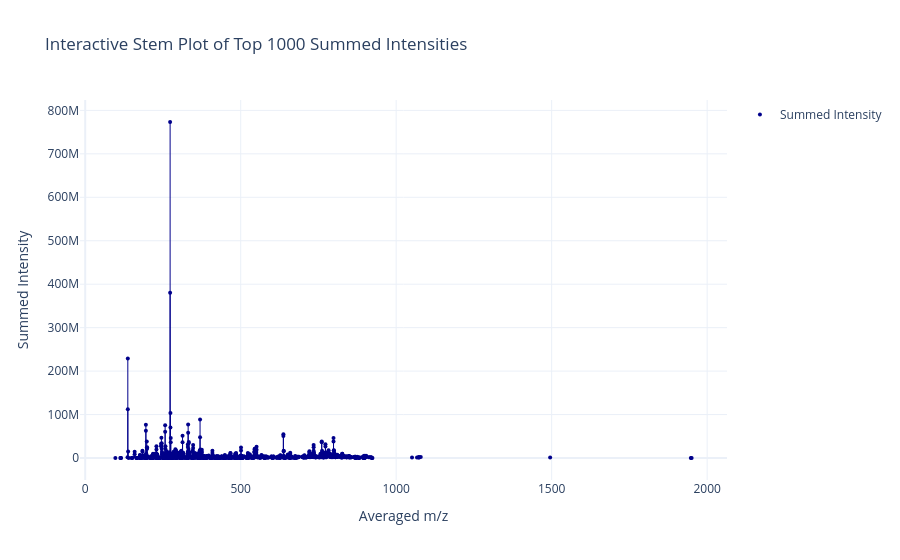

Notebook source saved alongside this figure:
### Code cell
interactive_stem_plot_summed_intensity(adata_top_peaks, top_n=1000)
